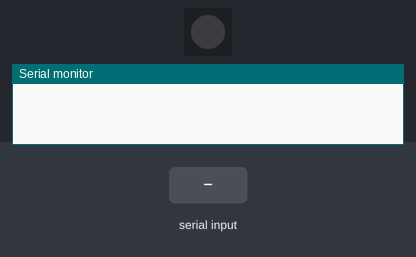
Simulated run of this sketch. Board: Arduino Mega 2560, built with avr-gcc and run on an emulated ATmega2560. Parts: 1 RGB LEDs in strip order, left to right, the last lines printed to the serial monitor. The test bench sets the inputs (shaded band). Dim RGB values are drawn brighter than linear.

Above: at 1.2 s.
1.3 s: "90,45,200\n" received over the second serial link
At 2.5 s:
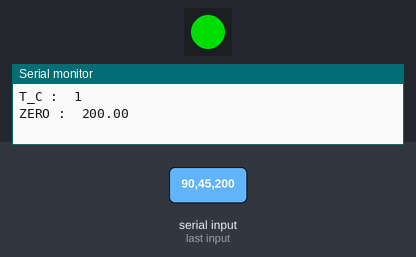
2.8 s: "30,150,10\n" received over the second serial link
At 3.9 s:
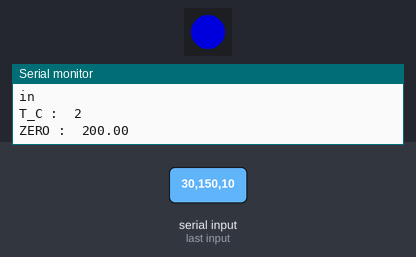
Timing chart, 0 to 5.8 s (numbered marks = the images above; inputs shaded):
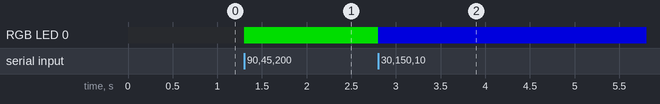

Measured:
- after the input at 1.3 s, RGB LED 0: off → RGB(0, 150, 0) at once
- after the input at 2.8 s, RGB LED 0: RGB(0, 150, 0) → RGB(0, 0, 150) at once

The sketch:

neopixel.ino
```cpp
/*지자기 간섭 방지 설정
 * <sftm>
 * <sftmc>
 * 센서회전(8자)
 * >
 *
 * 지자기 캘리브레이션
 * <cmf>
 * 센서회전(도리도리)
 * >
 *
 * -소프트웨어적 오차줄임: 소수점변화가 생기면 그만큼 빼주기 -> 그래도 오차는 계속 커진다.
 * 2) 현재 속도:15hz, 보레이트 : 115200을 높여 준다.
 */

#include<SoftwareSerial.h>
#define SBUF_SIZE 64

//SoftwareSerial btSEOSerial(2,3); // 서진 블루투스tx-아두이노 4번(rx)
SoftwareSerial btJUSerial(4,5); // 주형

char sbuf[SBUF_SIZE];
signed int sbuf_cnt=0;
float euler[3];

//NeoPixel
#include <Adafruit_NeoPixel.h>
#ifdef __AVR__
  #include <avr/power.h>
#endif

#define PIN            6

// How many NeoPixels are attached to the Arduino?
#define NUMPIXELS      1

Adafruit_NeoPixel pixels = Adafruit_NeoPixel(NUMPIXELS, PIN, NEO_GRB + NEO_KHZ800);


int EBimuAsciiParser(float *item, int number_of_item)
{
  int n,i;
  int rbytes;
  char *addr;
  int result = 0;

  rbytes = Serial1.available();
  for(n=0;n<rbytes;n++)
  {
    sbuf[sbuf_cnt] = Serial1.read();

    if(sbuf[sbuf_cnt]==0x0a)
       {
           addr = strtok(sbuf,",");
           for(i=0;i<number_of_item;i++)
           {
              item[i] = atof(addr);
              addr = strtok(NULL,",");
           }

           result = 1;

         // Serial.print("\n\r");
         // for(i=0;i<number_of_item;i++)  {  Serial.print(item[i]);  Serial.print(" "); }
       }
     else if(sbuf[sbuf_cnt]=='*')
       {   sbuf_cnt=-1;
       }

     sbuf_cnt++;
     if(sbuf_cnt>=SBUF_SIZE) sbuf_cnt=0;
  }

  return result;
}
//EBIMU FUNCTION
//
int WcntF, Wcnt; //WcntF는 걸음걸이 수를 측정하기 위한 flag, Wcnt는 걸음걸이 수
float zeronum; // 걸음걸이 수 받는 초기값

void calWcnt() //걸음 걸이 측정 함수
{
  if(WcntF==1){
    if(euler[0]<zeronum+5&&euler[0]>zeronum-5){
      Wcnt++;
      WcntF=0;
    }
  }
   // btSEOSerial.print(",");
   // btSEOSerial.print("W");  // 걸음수 서진이에게 전송
   // btSEOSerial.print(",");
   // btSEOSerial.print(Wcnt); //걸음 수 (오른 발, 왼 발 합쳤으므로 2배정도 걸음걸이수를 측정할 수 있다.)

    // Serial.print("                            w  :  ");
   //  Serial.println(Wcnt);
    if(euler[0]>zeronum+5||euler[0]<zeronum-5)
    {WcntF=1;}
}

float zero, out, in; // zero는 팔자 걸음, 안짱 걸음 구분을 위한 초기 기준값, out은 팔자, in은 안짱
int zF/*, Ocnt, Icnt*/; // zF 초기 기준값을 받아오기 위한 flag, cnt 안정적인 데이터 전송을 위한 카운팅

void calWang() //팔자 걸음, 안짱 걸음 구분 함수
{
  out= zero + 15;
  in = zero - 15;


  if(euler[2]>out){
     Serial.println("out");

  //  btSEOSerial.print(",");
   // btSEOSerial.print("o");

    btJUSerial.print(1);

    for(int i=0;i<NUMPIXELS;i++){
     pixels.setPixelColor(i, pixels.Color(150,0,0)); //red
    pixels.show(); // This sends the updated pixel color to the hardware.
    delay(50); // Delay for a period of time (in milliseconds).
    }

  }

  else if(euler[2]<in){
    Serial.println("in");

  //  btSEOSerial.print(",");
 //   btSEOSerial.print("i");

    btJUSerial.print(2);

    for(int i=0;i<NUMPIXELS;i++){
    pixels.setPixelColor(i, pixels.Color(0,0,150)); //blue
    pixels.show(); // This sends the updated pixel color to the hardware.
    delay(50); // Delay for a period of time (in milliseconds).
    }
  }

  else if((euler[2]>in)&&(euler[2]<out)){
    for(int i=0;i<NUMPIXELS;i++){
    pixels.setPixelColor(i, pixels.Color(0,150,0)); // Moderately bright green color.
    pixels.show(); // This sends the updated pixel color to the hardware.
    delay(50); // Delay for a period of time (in milliseconds).
  }
  }
}

float preWcnt/*, prePITCH*/;

void yawR() // 가만히 서있으면 Yaw값 기준점 다시 잡기
{
  static int T_C;
  T_C++;
  Serial.print("T_C :  ");
  Serial.println(T_C);
  Serial.print("ZERO :  ");
  Serial.println(zero);

  if(T_C==120) //5초일 때 걸음 걸이 수를 저장한다.
  { preWcnt = Wcnt;}

  if(T_C==235){ //10초가 됬을 때 걸음 걸이 수를 검사한다.
    if(preWcnt == Wcnt) //걷지 않을 때
    {
      zero = euler[2]; // yaw 기준값 변경
    }
    T_C=0; // 다시 0초부터 시작한다
  }
}

float U; //U턴 기준값

void U_R()
{
   static int U_T; //U턴하기 위한 시간
   U_T++;
  //Serial.print("U_T:  ");
  //Serial.println(U_T);
  //Serial.print("ZERO :  ");
  //Serial.println(zero);
  if(U_T==60) //2초일 때 U턴 기준 값을 잡는다
  { U = zero;}

  if(U_T==120){ //5초일 때 U턴 기준값과 현재 yaw값을 비교한다
    if(U+60<euler[2]||U-60>euler[2]) // U턴 기준 값보다 60도 이상 돌았을 때
    {
       zero = euler[2]; // yaw 기준값 변경
    }
      U_T=0;
   }
}


void setup() {
  Serial.begin(115200);
  Serial1.begin(115200); // AHRS 센서

  //btSEOSerial.begin(115200);  //블투
  btJUSerial.begin(9600);

  pixels.begin(); // This initializes the NeoPixel library.
}

void loop() {

  if(EBimuAsciiParser(euler, 3))
  {
    // Serial.print("\n\r");
    // Serial.print(euler[0]);   Serial.print(" ");
    // Serial.print(euler[1]);   Serial.print(" ");
    // Serial.print(euler[2]);   Serial.print(" ");

     if(zF==0) // yaw(zero), roll(zero) 초기 기준값 잡는 if문
  { zero = euler[2];  zF = 1; zeronum = euler[0];}

   calWcnt(); //걸음 걸이 수 측정 함수
   calWang(); // 걸음 걸이 각도 측정 함수
   yawR(); // 가만히 서있으면 YAW값 기준 다시 잡는 함수
   U_R(); // U턴했을 때 YAW값 기준 다시 잡는 함수
  }
}
```
